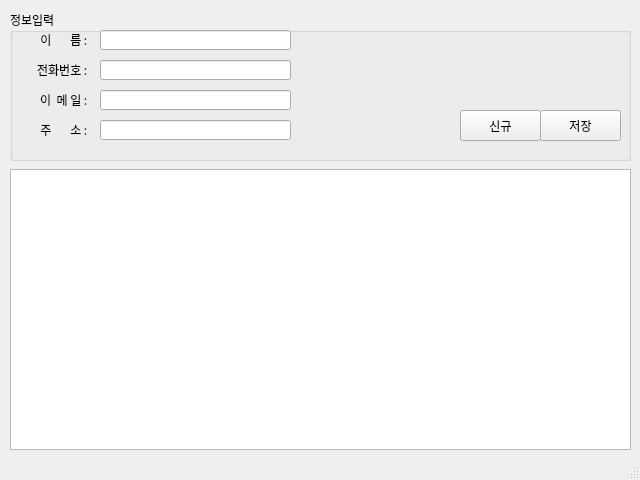
<?xml version="1.0" encoding="UTF-8"?>
<ui version="4.0">
 <class>MainWindow</class>
 <widget class="QMainWindow" name="MainWindow">
  <property name="geometry">
   <rect>
    <x>0</x>
    <y>0</y>
    <width>640</width>
    <height>480</height>
   </rect>
  </property>
  <property name="font">
   <font>
    <family>나눔고딕</family>
   </font>
  </property>
  <property name="windowTitle">
   <string>MainWindow</string>
  </property>
  <widget class="QWidget" name="centralwidget">
   <widget class="QWidget" name="verticalLayoutWidget">
    <property name="geometry">
     <rect>
      <x>10</x>
      <y>10</y>
      <width>621</width>
      <height>151</height>
     </rect>
    </property>
    <layout class="QVBoxLayout" name="verticalLayout">
     <item>
      <widget class="QGroupBox" name="groupBox">
       <property name="title">
        <string>정보입력</string>
       </property>
       <widget class="QLabel" name="label">
        <property name="geometry">
         <rect>
          <x>20</x>
          <y>24</y>
          <width>60</width>
          <height>12</height>
         </rect>
        </property>
        <property name="text">
         <string>이       름 : </string>
        </property>
        <property name="alignment">
         <set>Qt::AlignRight|Qt::AlignTrailing|Qt::AlignVCenter</set>
        </property>
       </widget>
       <widget class="QLineEdit" name="txtName">
        <property name="geometry">
         <rect>
          <x>90</x>
          <y>20</y>
          <width>191</width>
          <height>20</height>
         </rect>
        </property>
        <property name="inputMethodHints">
         <set>Qt::ImhDigitsOnly|Qt::ImhLatinOnly</set>
        </property>
        <property name="inputMask">
         <string/>
        </property>
        <property name="placeholderText">
         <string/>
        </property>
       </widget>
       <widget class="QLabel" name="label_3">
        <property name="geometry">
         <rect>
          <x>20</x>
          <y>54</y>
          <width>60</width>
          <height>12</height>
         </rect>
        </property>
        <property name="text">
         <string>전화번호 : </string>
        </property>
        <property name="alignment">
         <set>Qt::AlignRight|Qt::AlignTrailing|Qt::AlignVCenter</set>
        </property>
       </widget>
       <widget class="QLineEdit" name="txtPhone">
        <property name="geometry">
         <rect>
          <x>90</x>
          <y>50</y>
          <width>191</width>
          <height>20</height>
         </rect>
        </property>
        <property name="inputMethodHints">
         <set>Qt::ImhFormattedNumbersOnly</set>
        </property>
       </widget>
       <widget class="QLineEdit" name="txtEmail">
        <property name="geometry">
         <rect>
          <x>90</x>
          <y>80</y>
          <width>191</width>
          <height>20</height>
         </rect>
        </property>
       </widget>
       <widget class="QLabel" name="label_4">
        <property name="geometry">
         <rect>
          <x>20</x>
          <y>84</y>
          <width>60</width>
          <height>12</height>
         </rect>
        </property>
        <property name="text">
         <string>이  메 일 : </string>
        </property>
        <property name="alignment">
         <set>Qt::AlignRight|Qt::AlignTrailing|Qt::AlignVCenter</set>
        </property>
       </widget>
       <widget class="QLineEdit" name="txtAddress">
        <property name="geometry">
         <rect>
          <x>90</x>
          <y>110</y>
          <width>191</width>
          <height>20</height>
         </rect>
        </property>
       </widget>
       <widget class="QLabel" name="label_5">
        <property name="geometry">
         <rect>
          <x>20</x>
          <y>114</y>
          <width>60</width>
          <height>12</height>
         </rect>
        </property>
        <property name="text">
         <string>주       소 : </string>
        </property>
        <property name="alignment">
         <set>Qt::AlignRight|Qt::AlignTrailing|Qt::AlignVCenter</set>
        </property>
       </widget>
       <widget class="QPushButton" name="btnNew">
        <property name="geometry">
         <rect>
          <x>450</x>
          <y>100</y>
          <width>81</width>
          <height>31</height>
         </rect>
        </property>
        <property name="text">
         <string>신규</string>
        </property>
       </widget>
       <widget class="QPushButton" name="btnSave">
        <property name="geometry">
         <rect>
          <x>530</x>
          <y>100</y>
          <width>81</width>
          <height>31</height>
         </rect>
        </property>
        <property name="text">
         <string>저장</string>
        </property>
       </widget>
      </widget>
     </item>
    </layout>
   </widget>
   <widget class="QWidget" name="verticalLayoutWidget_2">
    <property name="geometry">
     <rect>
      <x>10</x>
      <y>169</y>
      <width>621</width>
      <height>281</height>
     </rect>
    </property>
    <layout class="QVBoxLayout" name="verticalLayout_2">
     <item>
      <widget class="QTableWidget" name="tblAddress"/>
     </item>
    </layout>
   </widget>
  </widget>
  <widget class="QStatusBar" name="stbCurrent"/>
 </widget>
 <resources/>
 <connections/>
</ui>
